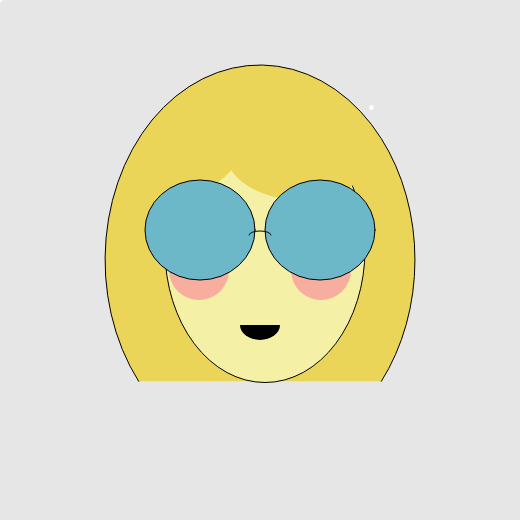
Frame 1 (no input)
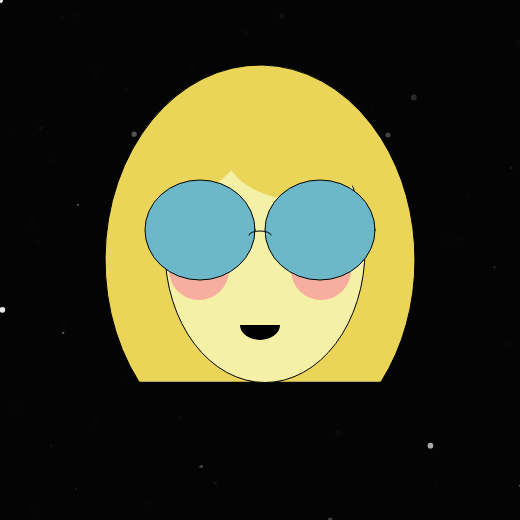
Frame 60 (no input)
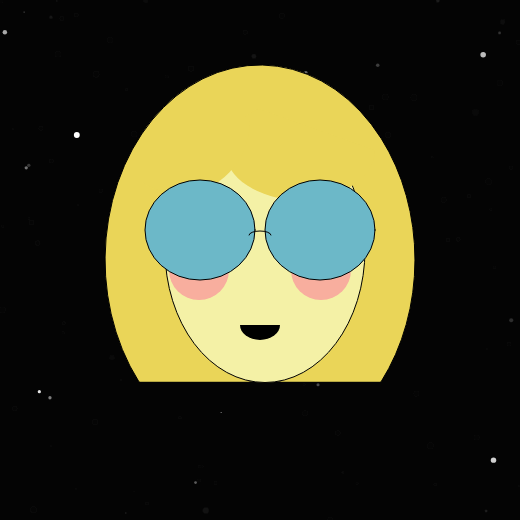
Frame 120 (the mouse pressed at the canvas centre since frame 60)

The p5.js sketch that drew these frames (run headless with seeded random() and noise() and a simulated clock; from frame 60 on, the mouse is pressed at the canvas centre):

// p5.js sketch
// ── sketch.js
function setup() {
  createCanvas(520, 520);
}

function draw() {
    
    background(0,25);

    var sparkle = {
        locationX: random(width),
        locationY: random(height),
        size: random(1, 6)
    }

    fill (255);
    noStroke();
    ellipse(mouseX, mouseY, sparkle.size, sparkle.size);
    ellipse(sparkle.locationX, sparkle.locationY, sparkle.size, sparkle.size);
  
   //Hair
  stroke(0);
  fill(color(234,213,88));
  arc(260, 260, 310, 390, QUARTER_PI + HALF_PI, QUARTER_PI, OPEN);
  
  //Face 
  stroke(0);
  fill(color(244,241,166));
  ellipse(265, 250, 200, 265);
  
  //Bang
  noStroke();
  fill(color(234,213,88));
  arc(300, 150, 150, 100, 0, PI + QUARTER_PI, CHORD);
  arc(180, 120, 140, 148, 0, 0.75 * Math.PI);
  
  //right blush
	fill('#F8AE9E');
	ellipse(321, 270, 60, 60)
  //left blush
  fill('#F8AE9E');
	ellipse(199, 270, 60, 60)
  
  //glasses
  stroke(0);
  fill(color(108,184,200));
    //left eye
  ellipse(200, 230, 110, 100);
    //right eye
  ellipse(320, 230, 110, 100);
  noFill();
arc(260, 235, 22, 8, PI, TWO_PI); //bridge
  //arc(375, 180, 31, 15, PI, TWO_PI); //bridge
  //this is the reference for the nose bridge for the glasses, I just modified it for my cancas size 

  //Mouth
  noStroke()
  fill('black');
  arc(260, 325, 40, 30, 0, PI);
  
}
